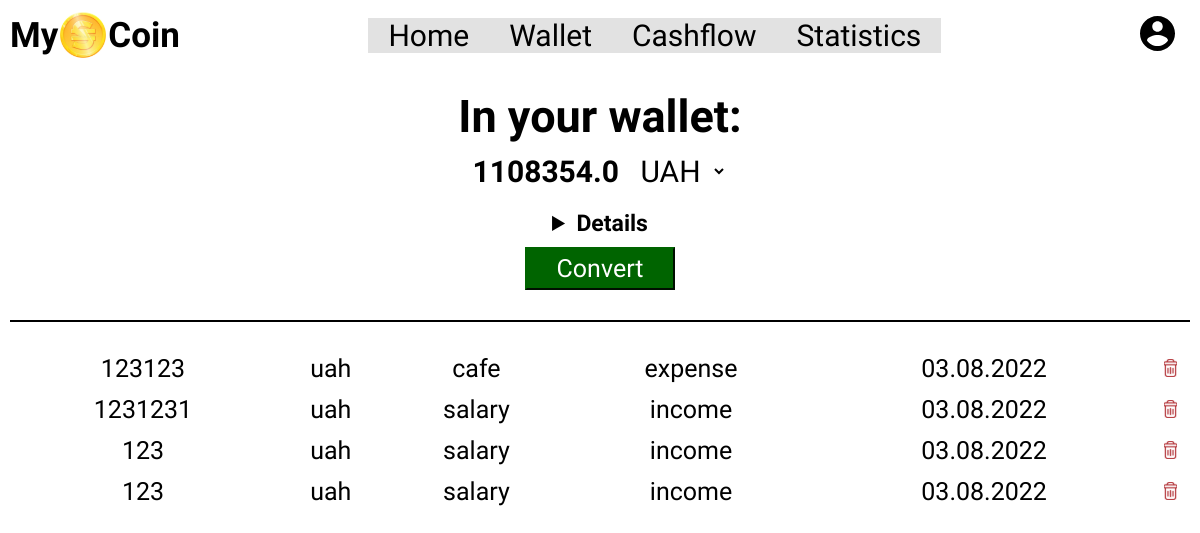
The page /wallet (signed in) on the database its author committed.
### tables this page shows
CREATE TABLE cashflow(    
      id INTEGER PRIMARY KEY AUTOINCREMENT NOT NULL ,
      cashflow_id INTEGER NOT NULL ,     
      type TEXT NOT NULL,
      count INTEGER,
      currency TEXT NOT NULL,
      category TEXT NOT NULL,
      daytime  DATETIME NOT NULL DEFAULT CURRENT_TIMESTAMP ,
      FOREIGN KEY(cashflow_id) REFERENCES users(id)
);

### app.py (the view)
@app.route("/wallet", methods=["GET", "POST"])
@login_required
def wallet():
    if request.method == "POST":
        uah_income = db.execute("SELECT sum(count) FROM cashflow WHERE type = 'income' and cashflow_id = ? and currency = 'uah'", session["user_id"])[0]["sum(count)"]
        usd_income = db.execute("SELECT sum(count) FROM cashflow WHERE type = 'income' and cashflow_id = ? and currency = 'usd'", session["user_id"])[0]["sum(count)"]
        eur_income = db.execute("SELECT sum(count) FROM cashflow WHERE type = 'income' and cashflow_id = ? and currency = 'eur'", session["user_id"])[0]["sum(count)"]
        uah_expence = db.execute("SELECT sum(count) FROM cashflow WHERE type = 'expense' and cashflow_id = ? and currency = 'uah'", session["user_id"])[0]["sum(count)"]
        usd_expence = db.execute("SELECT sum(count) FROM cashflow WHERE type = 'expense' and cashflow_id = ? and currency = 'usd'", session["user_id"])[0]["sum(count)"]
        eur_expence = db.execute("SELECT sum(count) FROM cashflow WHERE type = 'expense' and cashflow_id = ? and currency = 'eur'", session["user_id"])[0]["sum(count)"]
        if uah_income is None:
            uah_income = 0
        if usd_income is None:
            usd_income = 0
        if eur_income is None:
            eur_income = 0
        if uah_expence is None:
            uah_expence = 0
        if usd_expence is None:
            usd_expence = 0
        if eur_expence is None:
            eur_expence = 0
        cash_uah = uah_income - uah_expence
        cash_usd = usd_income - usd_expence
        cash_eur = eur_income - eur_expence
        currency = request.form.get("currency")
        if currency == "UAH":
            usd_to_uah = exchange_rate["usd_to_uah"]
            eur_to_uah = exchange_rate["eur_to_uah"]
            cash_usd_in_uah = int(cash_usd) * usd_to_uah
            cash_usd_in_uah = float(round(cash_usd_in_uah, 2))
            cash_eur_in_uah = int(cash_eur) * eur_to_uah
            cash_eur_in_uah = float(round(cash_eur_in_uah, 2))
            cash_uah = float(round(cash_uah, 2))
            money = cash_usd_in_uah + cash_eur_in_uah + float(cash_uah)
        elif currency == "USD":
            uah_to_usd = exchange_rate["uah_to_usd"]
            eur_to_usd = exchange_rate["eur_to_usd"]
            cash_uah_in_usd = int(cash_uah) * uah_to_usd
            cash_uah_in_usd = float(round(cash_uah_in_usd, 2))
            cash_eur_in_usd = int(cash_eur) * eur_to_usd
            cash_eur_in_usd = float(round(cash_eur_in_usd, 2))
            cash_usd = str(round(cash_usd, 2))
            money = cash_uah_in_usd + cash_eur_in_usd + float(cash_usd)
        else:
            usd_to_eur = exchange_rate["usd_to_eur"]
            uah_to_eur = exchange_rate["uah_to_eur"]
            cash_usd_in_eur = int(cash_usd) * usd_to_eur
            cash_usd_in_eur = float(round(cash_usd_in_eur, 2))
            cash_uah_in_eur = int(cash_uah) * uah_to_eur
            cash_uah_in_eur = float(round(cash_uah_in_eur, 2))
            cash_eur = float(round(cash_eur, 2))
            money = cash_usd_in_eur + cash_uah_in_eur + float(cash_eur)
        my_coin = db.execute("SELECT id,count,currency,category,strftime('%d.%m.%Y',daytime) FROM cashflow WHERE cashflow_id = ?", session["user_id"])
        name = db.execute("SELECT username FROM users WHERE id = ?", session["user_id"])
        if not my_coin:
            return render_template("emptywallet.html",name = name[0]["username"])
        try:
            return render_template("wallet.html", my_coin = my_coin,name = name[0]["username"],money = money,cash_uah = cash_uah,cash_usd = cash_usd,cash_eur =cash_eur,uah_income = uah_income,usd_income = usd_income,eur_income= eur_income,uah_expence =uah_expence,usd_expence = usd_expence, eur_expence = eur_expence)
        except TypeError:
            return render_template("emptywallet.html",name = name[0]["username"])
    else:
        uah_income = db.execute("SELECT sum(count) FROM cashflow WHERE type = 'income' and cashflow_id = ? and currency = 'uah'", session["user_id"])[0]["sum(count)"]
        usd_income = db.execute("SELECT sum(count) FROM cashflow WHERE type = 'income' and cashflow_id = ? and currency = 'usd'", session["user_id"])[0]["sum(count)"]
        eur_income = db.execute("SELECT sum(count) FROM cashflow WHERE type = 'income' and cashflow_id = ? and currency = 'eur'", session["user_id"])[0]["sum(count)"]
        uah_expence = db.execute("SELECT sum(count) FROM cashflow WHERE type = 'expense' and cashflow_id = ? and currency = 'uah'", session["user_id"])[0]["sum(count)"]
        usd_expence = db.execute("SELECT sum(count) FROM cashflow WHERE type = 'expense' and cashflow_id = ? and currency = 'usd'", session["user_id"])[0]["sum(count)"]
        eur_expence = db.execute("SELECT sum(count) FROM cashflow WHERE type = 'expense' and cashflow_id = ? and currency = 'eur'", session["user_id"])[0]["sum(count)"]
        if uah_income is None:
            uah_income = 0
        if usd_income is None:
            usd_income = 0
        if eur_income is None:
            eur_income = 0
        if uah_expence is None:
            uah_expence = 0
        if usd_expence is None:
            usd_expence = 0
        if eur_expence is None:
            eur_expence = 0
        cash_uah = uah_income - uah_expence
        cash_usd = usd_income - usd_expence
        cash_eur = eur_income - eur_expence
        usd_to_uah = exchange_rate["usd_to_uah"]
        eur_to_uah = exchange_rate["eur_to_uah"]
        cash_usd_in_uah = int(cash_usd) * usd_to_uah
        cash_usd_in_uah = float(round(cash_usd_in_uah, 2))
        cash_eur_in_uah = int(cash_eur) * eur_to_uah
        cash_eur_in_uah = float(round(cash_eur_in_uah, 2))
        cash_uah = float(round(cash_uah, 2))
        money = cash_usd_in_uah + cash_eur_in_uah + float(cash_uah)
        my_coin = db.execute("SELECT id,type,count,currency,category,strftime('%d.%m.%Y',daytime) FROM cashflow WHERE cashflow_id = ?", session["user_id"])
        name = db.execute("SELECT username FROM users WHERE id = ?", session["user_id"])
        if not my_coin:
            return render_template("emptywallet.html",name = name[0]["username"])
        try:
            return render_template("wallet.html", my_coin = my_coin,name = name[0]["username"],money = money,)
        except TypeError:
            return render_template("emptywallet.html",name = name[0]["username"])

### app.py (called while the page is built)
@app.after_request
def after_request(response):
    response.headers["Cache-Control"] = "no-cache, no-store, must-revalidate"
    response.headers["Expires"] = 0
    response.headers["Pragma"] = "no-cache"
    return response

### helpers.py (called while the page is built)
def login_required(f):
    @wraps(f)
    def decorated_function(*args, **kwargs):
        if session.get("user_id") is None:
            return redirect("/login")
        return f(*args, **kwargs)
    return decorated_function

### templates/wallet.html (shortened to what this page needs)
{% extends "index.html" %}
{% block main %}
    <form class="wallet-page" action="/wallet" method="post">
        <div class="money-in-wallet">
            <label class="in-your-wallet"><span class="in-your-wallet-title">In your wallet:</span><br>{{money}}
                <select name="currency" id="currency">
                    <option id="currency-value" value="UAH">UAH</option>
                    </select>
            </label>
            <div class="wallet-description">
                    <details>
                        <summary class="wallet-details-title">Details</summary>
                    </details>
            </div>
                <button class="wallet-convert-button" type="submit">Convert</button>
        </div>
        <hr class="wallet-upper-line">
    </form>
    <form class="wallet-page-history" action="/wallet" method="get">
        <table id="tabula" class="table table-dark table-sm" >
            {% for coin in my_coin %}
                <tr class="wallet-history-description">
                    <td class="wallet-history-income">{{coin["count"]}}</td>
                    <td class="wallet-history">{{coin["currency"]}}</td>
                    <td class="wallet-history">{{coin["category"]}}</td>
                    <td class="wallet-history">{{coin["type"]}}</td>
                    <td class="wallet-history">{{coin["strftime('%d.%m.%Y',daytime)"]}}</td>
                    <td class="wallet-history"><a href="{{ url_for('delete', deleted_id = coin["id"]) }}"</a><img class="trash-icon" src="../static/img/trash-icon.svg" alt="delete button"></button></td>
                </tr>
            {% endfor %}
    </form>
{% endblock %}

### static/index.css (style rules this page uses)
* { padding: 0; margin: 0; box-sizing: border-box; font-family: "Anek Latin", sans-serif; }
html { height: 100%; }
body { background-image: url("img/MyCoin-background.jpg"); background-size: cover; max-width: 100%; height: 100%; background-attachment: fixed; padding: 10px; }
@media (min-width: 768px) { body { display: flex; flex-direction: column; justify-content: space-between; } }

### static/wallet.css (style rules this page uses)
.money-in-wallet { font-size: 30px; font-weight: bold; display: flex; justify-content: center; align-items: center; flex-direction: column; }
.in-your-wallet { padding: 10px 0 10px 0; text-align: center; }
.in-your-wallet-title { font-size: 40px; }
#currency { background: none; border: none; font-size: 30px; cursor: pointer; }
#currency-value { background: none; border: none; }
.wallet-page { margin-top: 20px; }
.wallet-history { font-family: "Klee One"; text-align: center; }
td { padding: 5px 0px 5px 0px; font-size: 15px; }
.wallet-upper-line { margin-bottom: 15px; margin-top: 30px; width: 100%; height: 1.5px; display: flex; justify-content: center; background-color: black; border: black; }
.wallet-convert-button { background-color: darkgreen; color: white; border-color: darkgreen; padding: 5px 30px; font-size: 20px; margin-top: 10px; cursor: pointer; }
.wallet-description { cursor: pointer; text-align: center; }
.wallet-details-title { font-size: 23px; }
.wallet-page select { position: relative; }
.wallet-page-history { margin-top: 10px; overflow-y: auto; height: 330px; text-align: center; display: flex; flex-direction: column; }
@media (min-width: 768px) { .wallet-page-history td { font-size: 25px; } }
@media (min-width: 768px) { .wallet-page-history { height: 680px; } }
@media (min-width: 768px) { .money-in-wallet label span { font-size: 45px; } }
@media (min-width: 768px) { .money-in-wallet button { font-size: 25px; } }

### static/home.css (style rules this page uses)
.user-home-page h2, a { text-decoration: none; }

### static/login.css (style rules this page uses)
* { padding: 0; margin: 0; box-sizing: border-box; font-family: "Anek Latin", sans-serif; }

### static/register.css (style rules this page uses)
* { padding: 0; margin: 0; box-sizing: border-box; font-family: "Anek Latin", sans-serif; }

### static/settings.css (style rules this page uses)
.settings-page h3, select, input, button { font-family: "Klee One"; }
.settings-page h2, h3, select, input, button { padding: 10px; color:black; }

### rows shown on the page
cashflow: count "123123", currency "uah", category "cafe", type "expense", coin "03.08.2022"
cashflow: count "1231231", currency "uah", category "salary", type "income", coin "03.08.2022"
cashflow: count "123", currency "uah", category "salary", type "income", coin "03.08.2022"
cashflow: count "123", currency "uah", category "salary", type "income", coin "03.08.2022"

### other values the page prints
{{ money }} "1108354.0"
